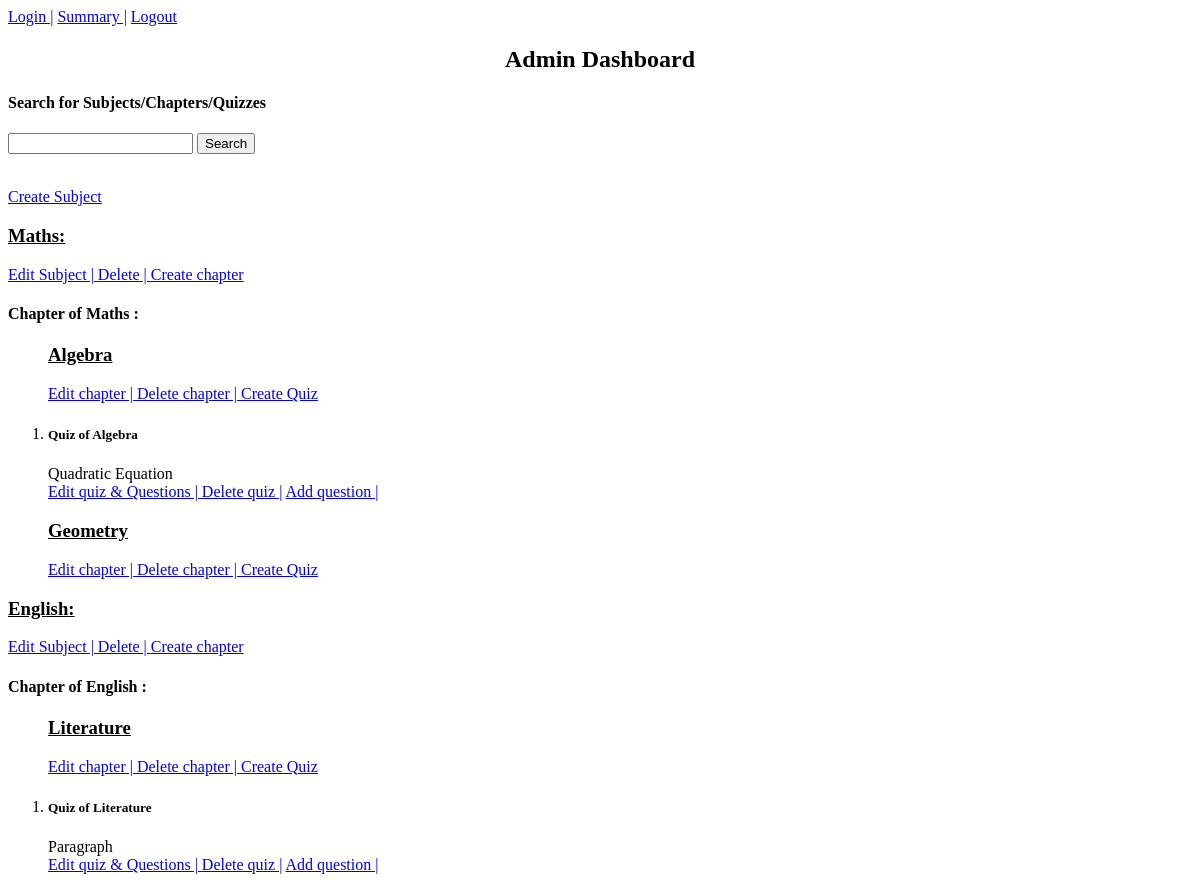
Page /admin/dashboard on the earlier database version.
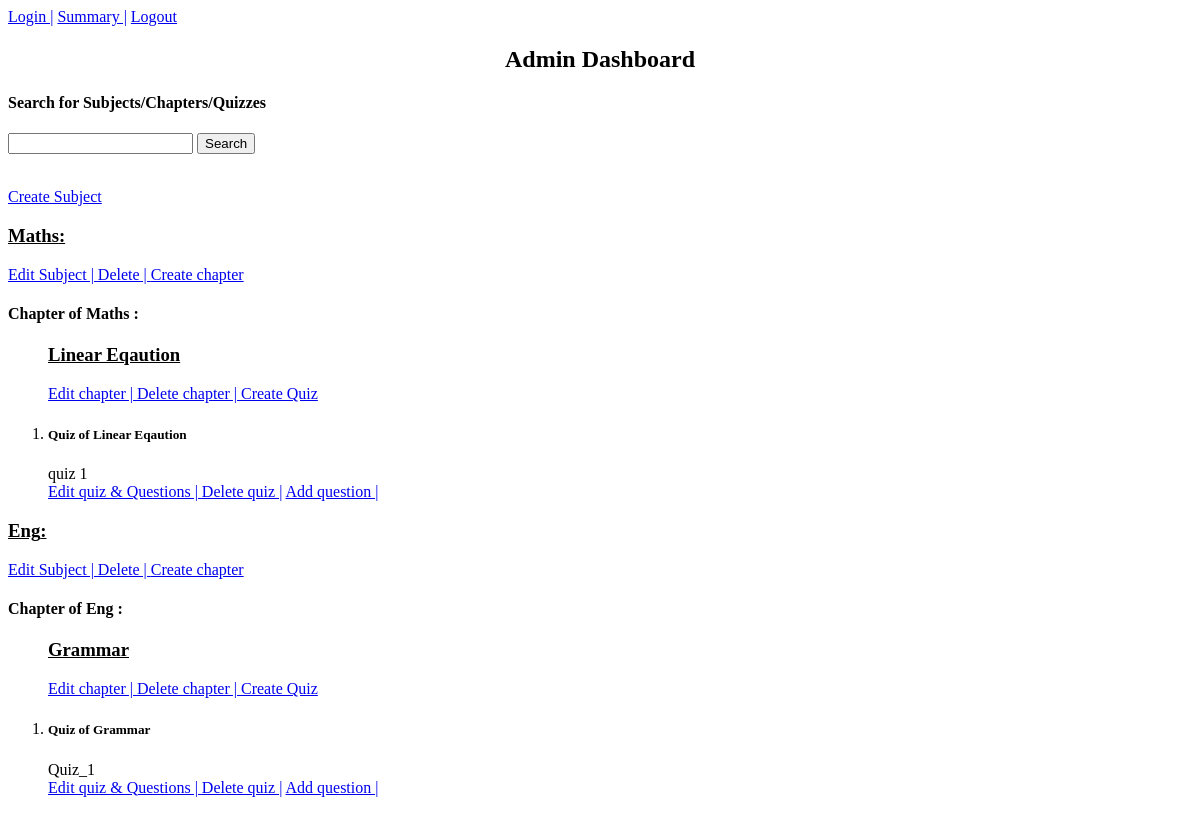
Same page on the later database version.
### models.py (models this page shows)
class Subject(db.Model):
    id=db.Column(db.Integer,primary_key=True,nullable=False,autoincrement=True)
    name=db.Column(db.String(100),nullable=False)
    description=db.Column(db.String(250),nullable=True)
    chapter=db.relationship("Chapter",backref='subject',cascade='all,delete')

class Chapter(db.Model):
    id=db.Column(db.Integer,primary_key=True,nullable=False,autoincrement=True)
    subject_id=db.Column(db.Integer,db.ForeignKey('subject.id',ondelete="CASCADE"),nullable=False)
    name=db.Column(db.String(100),nullable=False)
    description=db.Column(db.String(250),nullable=True)
    quiz=db.relationship('Quiz',backref='chapter',cascade='all,delete')

class Quiz(db.Model):
    id=db.Column(db.Integer,primary_key=True,nullable=False,autoincrement=True)
    name=db.Column(db.String(100),nullable=False)
    chapter_id=db.Column(db.Integer,db.ForeignKey('chapter.id',ondelete="CASCADE"),nullable=False)
    remarks=db.Column(db.String(300),nullable=True)
    question=db.relationship('Question',backref='quiz',cascade='all,delete')
    score=db.relationship('Score',backref='quiz',cascade='all,delete')

### app.py (the view, shortened to what this page needs)
@app.route('/admin/dashboard',methods=['GET','POST'])
def admin_dashboard():
    subject=Subject.query.all()
    user=User.query.filter(User.username!='admin').all()
    quiz=Quiz.query.all()
    chapter=Chapter.query.all()
    question=Question.query.all()
    search=request.form.get('search'," ").strip().lower()
    subjects=[]
    return render_template('admin_dashboard.html',user=user,subject=subjects if search else subject,quiz= quiz,question=question,chapter= chapter)

### templates/admin_dashboard.html (shortened to what this page needs)
<html>
     <a href="{{url_for('login')}}" > Login |</a> <a href="{{url_for('summary')}}" > Summary |</a>  <a href="{{url_for('logout')}}" >Logout</a><h2 ><b> Admin Dashboard</b></h2>
       <h4>Search for Subjects/Chapters/Quizzes</h4>
       <form action ="{{url_for('admin_dashboard')}}" method ="POST">
            <input type="text" name ="search" class="form-control" value="{{search}}">
            <button type="submit">Search</button>
        </form>
        <br>
       <a href="{{url_for('create_new_subject')}}" >Create Subject</a>
    {% for sub in subject%}
         <h3><u>{{sub.name}}: </u></h3>
        <a href="{{url_for('edit_subject',subject_id=sub.id)}}"> Edit Subject | </a>
        <a href="{{url_for('delete_subject',subject_id=sub.id)}}"> Delete | </a>
        <a href="{{url_for('create_chapter',subject_id=sub.id)}}"> Create chapter  </a>
        <h4>Chapter of {{sub.name}} :</h4>
        <ol>
        {% for chap in sub.chapter%}
                <h3><u>{{chap.name}}</u></h3>
                    <a href="{{url_for('edit_chapter',subject_id=sub.id,chapter_id=chap.id)}}" > Edit chapter | </a>
                    <a href="{{url_for('delete_chapter',subject_id=sub.id,chapter_id=chap.id)}}" > Delete chapter | </a>
                    <a href="{{url_for('create_quiz',subject_id=sub.id,chapter_id=chap.id)}}" > Create Quiz  </a>
        {%for quizzes in chap.quiz%}
        <li>
        <h5>Quiz of {{chap.name}}</h5>
        {{quizzes.name}}
        <div>
            <a href="{{url_for('edit_quiz',subject_id=sub.id,quiz_id=quizzes.id)}}" > Edit quiz & Questions |  </a>
            <a href="{{url_for('delete_quiz',subject_id=sub.id,quiz_id=quizzes.id)}}" > Delete quiz |</a>
            <a href="{{url_for('add_question',subject_id=sub.id,quiz_id=quizzes.id)}}" > Add question | </a>
        </div>
    </li>
{%endfor%}
{% endfor %}
</ol>
{%endfor%}
</html>

Differences in the rows shown:
removed Chapter: name "Geometry", shown under Subject "Maths"
changed Chapter: name "Algebra" → "Linear Eqaution"
changed Quiz: name "Quadratic Equation" → "quiz 1"
changed Subject: name "English" → "Eng"
changed Chapter: name "Literature" → "Grammar"
changed Quiz: name "Paragraph" → "Quiz_1"
